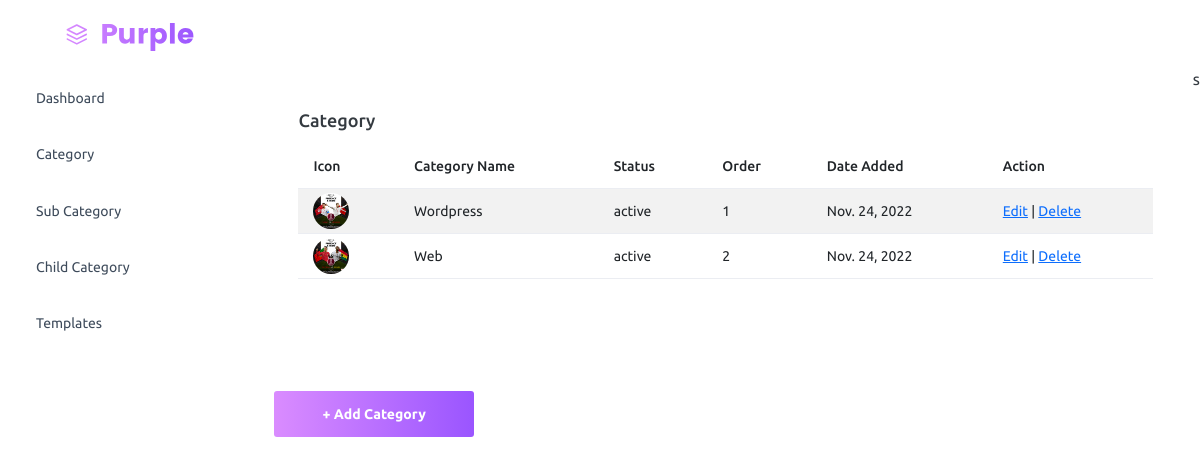
Before: /category/ (signed in) with the older database file.
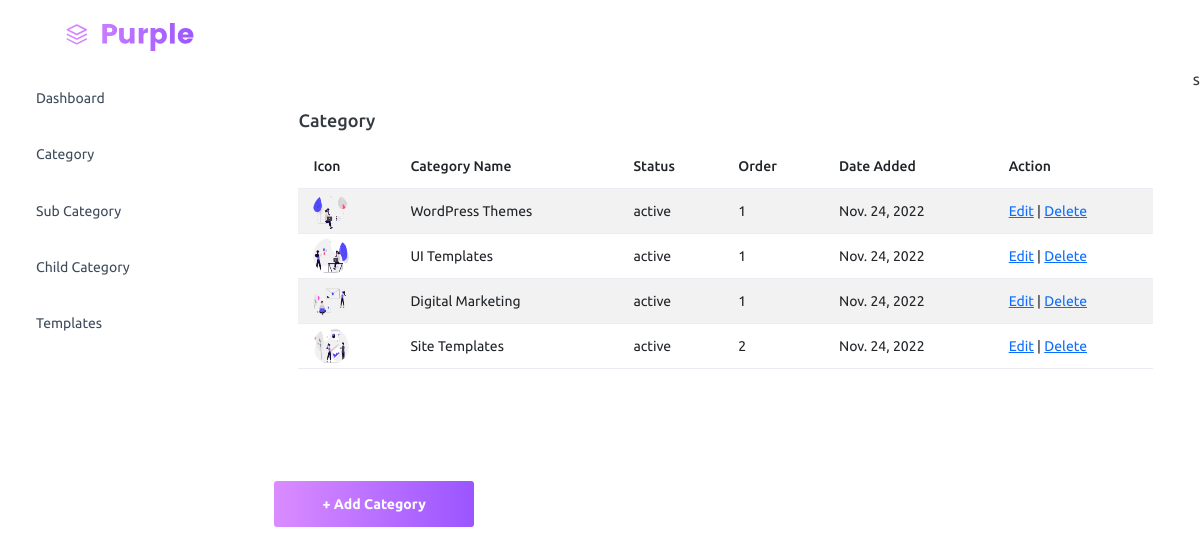
After: the same page with the newer database file.
### adminpanel/models.py (models this page shows, shortened)
class Category(models.Model):
    category = models.CharField(max_length=100,unique=True)
    category_image = models.ImageField(null=True, upload_to='category_images/')
    order = models.IntegerField(null=True)
    STATUS_CHOICES = (
        ('active', 'active'),
        ('inactive', 'inactive')
    )
    status = models.CharField(max_length=100, null=True, choices=STATUS_CHOICES, default='active')
    created = models.DateTimeField(auto_now_add=True, null=True)

### adminpanel/views.py (the view)
# urls.py: path('category/', views.category, name='category'),
@login_required
def category(request):
    category = Category.objects.all().order_by('order')
    context = {
        'category': category
    }
    return render(request, 'admin/category.html', context)

### templates/admin/category.html
{% load static %}
{% include 'admin/nav.html' %}
<div class="main-panel">
    <div class="col-lg-12 grid-margin stretch-card">
        <div class="card">
          <div class="card-body">
            <h4 class="card-title">Category</h4>
            <table class="table table-striped">
              <thead>
                <tr>
                  <th> Icon</th>
                  <th> Category Name</th>
                  <th> Status </th>
                  <th> Order</th>
                  <th>Date Added</th>
                  <th>Action</th>
                </tr>
              </thead>
              <tbody>
                {% for category in category %}
                <tr>
                  <td class="py-1">
                    <img src="{{category.category_image.url}}" alt="image" />
                  </td>
                  <td>{{category.category}} </td>
                  <td>
                    {% if category.status == 0 %}
                    inactive
                    {% else %}
                    active
                    {% endif %}
                  </td>
                  <td> {{category.order}}</td>
                  <td>{{category.created.date}}</td>
                  <td><a href=""> Edit</a> | <a href="{% url 'delete_category' id=category.id %}"> Delete</a></td>
                </tr>
                {% endfor %}
              </tbody>
            </table>
          </div>
        </div>
      </div>
      <span class="nav-link">
        <a href="{% url 'add_category' %}">
        <button class="btn btn-block btn-lg btn-gradient-primary mt-4">+ Add Category</button>
    </a>
    </span>
</div>
{% include 'admin/footer.html' %}s

### templates/admin/nav.html (shortened to what this page needs)
{% load static %}
<!DOCTYPE html>
<html lang="en">
    <head>
        <link rel="stylesheet" href="{% static 'admin/assets/vendors/mdi/css/materialdesignicons.min.css' %}">
        <link rel="stylesheet" href="{% static 'admin/assets/vendors/css/vendor.bundle.base.css' %}">
        <link rel="stylesheet" href="{% static 'admin/assets/css/style.css' %}">
    </head>
    <body>
    <div class="container-scroller">
        <nav class="navbar default-layout-navbar col-lg-12 col-12 p-0 fixed-top d-flex flex-row">
            <div class="text-center navbar-brand-wrapper d-flex align-items-center justify-content-center">
                <a class="navbar-brand brand-logo" href="{% url 'dashboard' %}"><img src="{% static 'admin/assets/images/logo.svg' %}" alt="logo" /></a>
            </div>
            <div class="navbar-menu-wrapper d-flex align-items-stretch">
                <button class="navbar-toggler navbar-toggler align-self-center" type="button" data-toggle="minimize">
                    <span class="mdi mdi-menu"></span>
                </button>
                <ul class="navbar-nav navbar-nav-right">
                    <li class="nav-item nav-profile dropdown">
                        <a class="nav-link dropdown-toggle" id="profileDropdown" href="#" data-bs-toggle="dropdown"
                            aria-expanded="false">
                            <i class="mdi mdi-power"></i>
                        </a>
                    </li>
                    <li class="nav-item d-none d-lg-block full-screen-link">
                        <a class="nav-link">
                            <i class="mdi mdi-fullscreen" id="fullscreen-button"></i>
                        </a>
                    </li>
                </ul>
            </div>
        </nav>
        <div class="container-fluid page-body-wrapper">
            <nav class="sidebar sidebar-offcanvas" id="sidebar">
                <ul class="nav">
                    <li class="nav-item">
                        <a class="nav-link" href="{% url 'dashboard' %}">
                            <span class="menu-title">Dashboard</span>
                            <i class="mdi mdi-home menu-icon"></i>
                        </a>
                    </li>
                    <li class="nav-item">
                        <a class="nav-link" href="{% url 'category' %}">
                            <span class="menu-title">Category</span>
                            <i class="mdi mdi-crosshairs-gps menu-icon"></i>
                        </a>
                    </li>
                    <li class="nav-item">
                        <a class="nav-link" href="{% url 'sub_category' %}">
                            <span class="menu-title">Sub Category</span>
                            <i class="mdi mdi-format-list-bulleted menu-icon"></i>
                        </a>
                    </li>
                    <li class="nav-item">
                        <a class="nav-link" href="{% url 'child_category' %}">
                            <span class="menu-title">Child Category</span>
                            <i class="mdi mdi-format-list-bulleted menu-icon"></i>
                        </a>
                    </li>
                    <li class="nav-item">
                        <a class="nav-link" href="{% url 'template' %}">
                            <span class="menu-title">Templates</span>
                            <i class="mdi mdi-chart-bar menu-icon"></i>
                        </a>
                    </li>
                </ul>
            </nav>

### templates/admin/footer.html (shortened to what this page needs)
{% load static %}
</body>
</html>

Changed rows visible on the page:
changed Category: category_image: a different picture; category "Wordpress" → "WordPress Themes"
added Category: category_image (picture), category "UI Templates", status "active", order "1", created "Nov. 24, 2022"
added Category: category_image (picture), category "Digital Marketing", status "active", order "1", created "Nov. 24, 2022"
changed Category: category_image: a different picture; category "Web" → "Site Templates"
